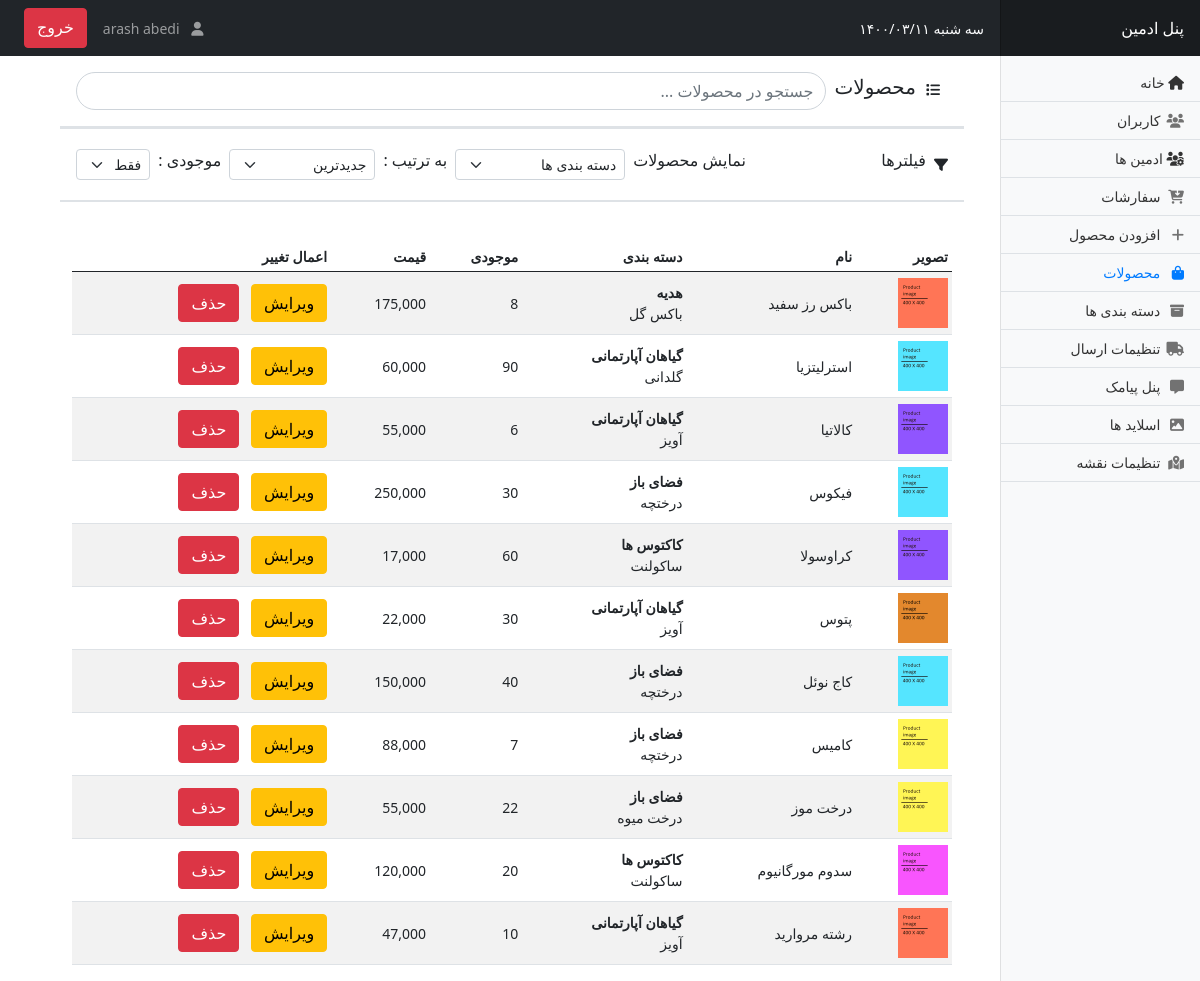
The page /admin/products.php (signed in) on the database as committed earlier.
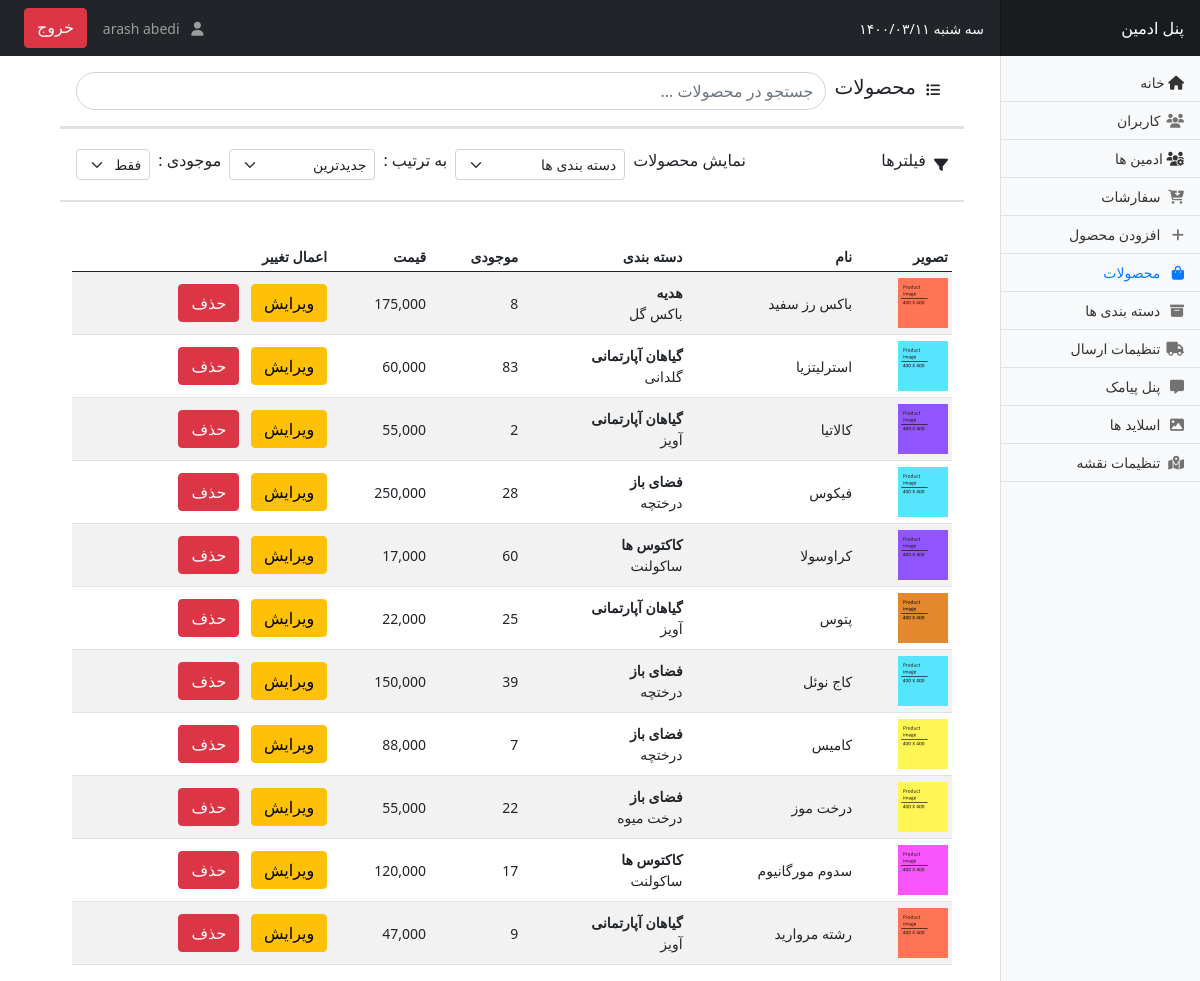
The same page on the database as committed later.
### tables this page shows
CREATE TABLE `products` (
  `id` int NOT NULL,
  `title` varchar(300) NOT NULL,
  `image` varchar(300) NOT NULL,
  `image_alt` varchar(120) DEFAULT NULL,
  `price` double NOT NULL,
  `sales` int NOT NULL DEFAULT '0',
  `description` text NOT NULL,
  `visibility` enum('hide','visible') NOT NULL DEFAULT 'visible',
  `instock` int NOT NULL,
  `creator_id` int NOT NULL,
  `created_at` timestamp NOT NULL DEFAULT CURRENT_TIMESTAMP,
  `updated_at` timestamp NOT NULL DEFAULT CURRENT_TIMESTAMP
);

CREATE TABLE `categories` (
  `id` int NOT NULL,
  `name` varchar(256) NOT NULL,
  `creator_id` int NOT NULL,
  `visibility` enum('visible','hide') NOT NULL DEFAULT 'visible',
  `show_index` enum('yes','no') NOT NULL DEFAULT 'no',
  `created_at` timestamp NOT NULL DEFAULT CURRENT_TIMESTAMP,
  `updated_at` timestamp NOT NULL DEFAULT CURRENT_TIMESTAMP
);

CREATE TABLE `sub_categories` (
  `id` int NOT NULL,
  `category_id` int NOT NULL,
  `name` varchar(120) NOT NULL,
  `visibility` enum('visible','hide') NOT NULL DEFAULT 'visible',
  `creator_id` int NOT NULL,
  `created_at` timestamp NOT NULL DEFAULT CURRENT_TIMESTAMP,
  `updated_at` timestamp NOT NULL DEFAULT CURRENT_TIMESTAMP
);

### inc/classes/DbClass.php (called while the page is built, shortened)
<?php
class Db {
    private static $server=DB_SERVER;
    private static $username=DB_USERNAME;
    private static $password=DB_PASSWORD;
    private static $dbName=DB_NAME;
    public static function connect(){
        try {
            $conn = new PDO("mysql:host=".self::$server.";dbname=".self::$dbName.";charset=utf8mb4", self::$username, self::$password);
            $conn->setAttribute(PDO::ATTR_ERRMODE, PDO::ERRMODE_EXCEPTION);
            return $conn;
        }catch(PDOException $e) {
            file_put_contents('DatabaseExeptions.log',$e);
        }
    }
    public static function select($table,$conditions="1",$fetchType='All' ,$disdinct="*",$limit=0,$orderBy='id',$orderType='ASC',$perPage="",$offset=1){
        if($limit){
            if($perPage!=="" && is_numeric($perPage) && $perPage>0 && $offset>=1){
                $start=($offset-1)*$perPage;
                $len=$perPage;
                $sql="SELECT $disdinct FROM $table WHERE $conditions ORDER BY $orderBy $orderType LIMIT $start,$len";
            }elseif($limit){
                $sql="SELECT $disdinct FROM $table WHERE $conditions ORDER BY $orderBy $orderType LIMIT $limit";
            }
        }else{
            $sql="SELECT $disdinct FROM $table WHERE $conditions ORDER BY $orderBy $orderType";
        }
        if($sql){
            $result=Db::connect()->query($sql);
            if(strtolower($fetchType)=='all'){
                if($res=$result->fetchAll(PDO::FETCH_NAMED)){
                    return $res;
                }else{
                    return false;
                }
            }elseif(strtolower($fetchType)=='single'){
                if($res=$result->fetch(PDO::FETCH_ASSOC)){
                    return $res;
                }else{
                    return false;
                }
            }
        }else{
            return false;
        }
    }
}

### inc/classes/ProductClass.php (called while the page is built, shortened)
<?php
class Product{
    private $id;
    private $category;
    private $subCategory;
    public function __construct($productId)
    {
        $product=$this->getProductFullInfo($productId);
        if($product){
            $this->setCategory();
            $this->setSubCategory();
        }
    }
    public function setId($productId){
        $this->id=$productId;
    }
    public function setCategory(){
        $category_product=Db::select('category_product',"product_id='$this->id'",'single','*',1);
        if($category_product){
            $this->category=new Category($category_product['category_id']);
        }
    }
    public function setSubCategory(){
        $subCategory_product=Db::select(SUB_CATEGORY_PRODUCT_TABLE_NAME,"product_id='$this->id'",'single','*',1);
        if($subCategory_product){
            $this->subCategory=new SubCategory($subCategory_product['subcategory_id']);
        }
    }
    public function getCategory(){
        return $this->category;
    }
    public function getSubCategory(){
        return $this->subCategory;
    }
    private function getProductFullInfo($productId){
        $product=Db::select(PRODUCT_TABLE_NAME,"id='$productId'",'single');
        if($product){
            return $product;
        }else{
            return false;
        }
    }
    public static function getProducts($conditions='1',$order="id",$orderby="DESC",$limit=false,$perpage="",$offset=1,&$messages=""){
        $result=Db::select(PRODUCT_TABLE_NAME,$conditions,'All',"*",$limit,$order,$orderby,$perpage,$offset);
        if($result){
            return $result;
        }
        return false;
    }
}

### http/controller.php (called while the page is built, shortened)
<?php
if(isset($pageUi)){
    if($pageUi=='addCategory'){
        if(isAdmin() || isMaster()){
            if(isset($_GET['rm_cat'])){
                $category=new Category($_GET['rm_cat']);
                $category->delete();
                $category->deleteSubCategories();
            }elseif(isset($_GET['rm_sub'])){
                $subCategory=new SubCategory($_GET['rm_sub']);
                $subCategory->delete();
            }elseif(isset($_POST['addCategory'])){
                $catName=isset($_POST['name']) ? $_POST['name'] : "";
                $catType=isset($_POST['catType']) ? $_POST['catType'] : "";
                if($catType!=""){
                    if($catType=='parent'){
                        Category::create(['name'=>$catName,'creator_id'=>1],$message);
                    }else{
                        SubCategory::create(['name'=>$catName,'creator_id'=>1,'category_id'=>$catType]);
                    }
                }
            }
            $categories=Category::getCategories();
        }
    }elseif($pageUi=='listProducts'){
        if(isAdmin() || isMaster()){
            if(isset($_GET['term'])){
                $term=Db::correctTermFormat($_GET['term']);
                $products=Db::simpleSearch(PRODUCT_TABLE_NAME,"title LIKE '%$term%'");
            }else{
                $products=Product::getProducts();
            }
        }
    }
    elseif($pageUi=='index'){
        $mostSelesProducts=Product::getProducts("instock>0","sales","DESC",20);
        $indexCategories=Category::getCategories("show_index='yes'",$message);
        $latestProducts=Product::getProducts("instock>0","id","DESC",10);
    }
    elseif($pageUi=='cart'){
        if(isset($_SESSION['cart']) && $_SESSION['cart']['products']){
            $productsId=$_SESSION['cart']['products'];
        }
    }elseif($pageUi=='orders'){
        if(isset($_POST['update'])){
            $order=new Order($_POST['orderId']);
            $order->update(['status'=>$_POST['status']]);
        }
        $orders=Order::getOrders();
    }
}

### config.php (called while the page is built, shortened)
<?php
function public_html(){
    $countSlashes=substr_count($_SERVER['PHP_SELF'],'/')-1;
    $backStr="";
    while($countSlashes>0){
        $backStr.="../";
        $countSlashes--;
    }
    global $root;
    if(isset($root) && $root==true){
        return HOST_ROOT;
    }else{
        return $backStr;
    }
}
require_once public_html().PROJECT_NAME.'/inc/classes/DbClass.php';
require_once public_html().PROJECT_NAME.'/inc/classes/CategoryClass.php';
require_once public_html().PROJECT_NAME.'/inc/classes/SubCategoryClass.php';
require_once public_html().PROJECT_NAME.'/inc/classes/ProductClass.php';
include_once public_html().PROJECT_NAME.'/http/controller.php';

### inc/classes/CategoryClass.php (called while the page is built, shortened)
<?php
class Category{
    private $categoryId;
    private $name;
    private $subCategories;
    public function __construct($categoryId)
    {
        $category=$this->getCategoryFullInfo();
        if($category){
            $this->setSubCategories();
        }
    }
    private function setCategoryId($categoryId){
        $this->categoryId=$categoryId;
    }
    private function setName($categoryName){
        $this->name=$categoryName;
    }
    private function setMessageHandler(){
        $messageHandler=new Message();
    }
    private function setSubCategories(){
        $this->subCategories=SubCategory::getSUbCategories("category_id='$this->categoryId'");
    }
    public function getName(){
        return $this->name;
    }
    public function getSubCategories(){
        return $this->subCategories;
    }
    private function getCategoryFullInfo(){
        return Db::select(CATEGORY_TABLE_NAME,"id='$this->categoryId'","single");
    }
}

### inc/classes/SubCategoryClass.php (called while the page is built, shortened)
<?php
class SubCategory{
        private $subCategoryId;
        private $categoryId;
        private $name;
        public function __construct($subCategoryId)
        {
            $subCategory=$this->getSubCategoryFullInfo();
            if($subCategory){
                $this->setCategory();
            }
        }
        private function setSubCategoryId($subCategoryId){
            $this->subCategoryId=$subCategoryId;
        }
        private function setCategoryId($categoryId){
            $this->categoryId=$categoryId;
        }
        private function setCategory(){
            $this->category=new Category($this->getCategoryId());
        }
        private function setName($categoryName){
            $this->name=$categoryName;
        }
        private function setMessageHandler(){
            $messageHandler=new Message();
        }
        public function getName(){
            return $this->name;
        }
        public function getCategoryId(){
            return $this->categoryId;
        }
    private function getSubCategoryFullInfo(){
        return Db::select(SUB_CATEGORY_TABLE_NAME,"id='$this->subCategoryId'","single");
    }
    public static function getSUbCategories($conditions="1",&$messages=""){
        $result=Db::select(SUB_CATEGORY_TABLE_NAME,$conditions);
        if($result){
            return $result;
        }
        return false;
    }
}

### admin/products.php (the view, shortened to what the changed rows need)
<?php
  include_once '../config.php';
  include 'adminheader.php';
?>
    <div class="container-fluid">
  <div class="row">
    <main class="col-md-9 ms-sm-auto col-lg-10 px-md-4">
      <div class="container">
        <div class="row">
        <div id="pro-tb-list-content" class="row">
          <div class="table-responsive">
          <table class="table table-striped table-sm align-middle">
          <?php if($products): ?>
            <thead>
              <tr>
                <th>تصویر </th>
                <th>نام</th>
                <th>دسته بندی</th>
                <th>موجودی</th>
                <th>قیمت</th>
                <th>اعمال تغییر</th>
              </tr>
            </thead>
          <tbody>
            <?php foreach($products as $product):
                $productObj=new Product($product['id']);
            ?>
            <tr>
              <td><img src="<?php echo $product['image']; ?>" alt="<?php echo $product['image_alt'] ?>" class="productlist-img"></td>
              <td><?php echo $product['title']; ?></td>
              <td><?php echo '<b>'.$productObj->getCategory()->getName().'</b><br>'.$productObj->getSubCategory()->getName(); ?></td>
              <td><?php echo $product['instock']; ?></td>
              <td><?php echo number_format($product['price']); ?></td>
              <td>
                <div class="">
                  <a href="<?php echo DOMAIN.'admin/editproduct.php?id='.$product['id']; ?>" class="btn btn-warning my-2 me-2">ویرایش</a>
                  <a href="?del_pro=<?php echo $product['id']; ?>" class="btn btn-danger my-2">حذف</a>
                </div>
              </td>
            </tr>
            <?php endforeach; ?>
          </tbody>
        </table>
        <?php else: echo 'محصولی وجود ندارد';?>
        <?php endif;?>
        </div>
        </div>
        </div>
      </div>
    </main>
  </div>
</div>
  </body>
</html>

Rows that differ between the two databases and show on the page:
changed products "استرلیتزیا": instock "90" → "83"
changed products "کالاتیا": instock "6" → "2"
changed products "فیکوس": instock "30" → "28"
changed products "پتوس": instock "30" → "25"
changed products "کاج نوئل": instock "40" → "39"
changed products "سدوم مورگانیوم": instock "20" → "17"
changed products "رشته مروارید": instock "10" → "9"
